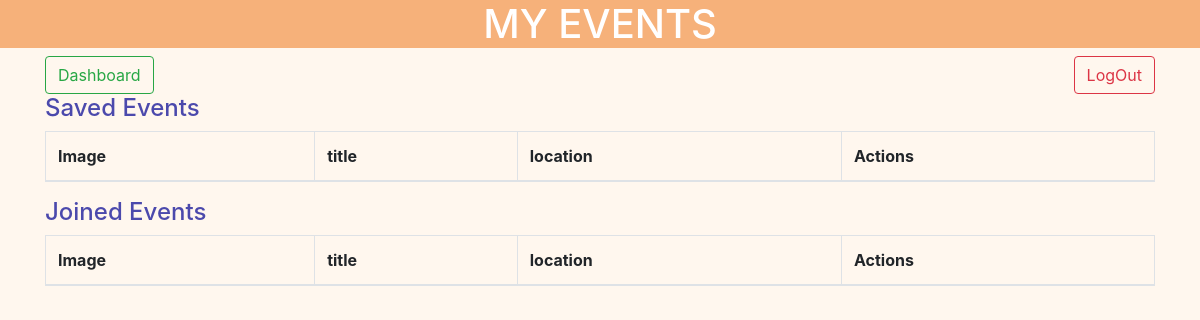
Page /user_events/ (signed in) on the earlier database version.
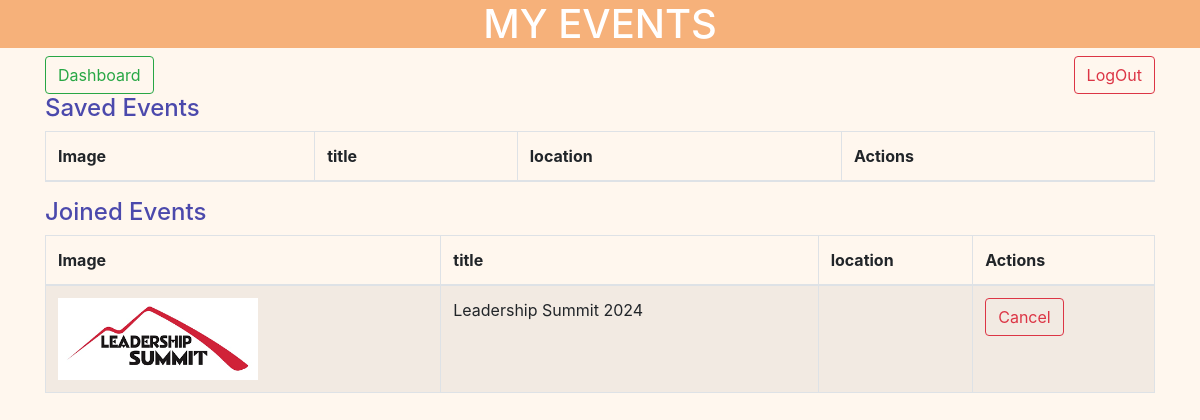
Same page on the later database version.
### app_1/models.py (models this page shows)
class Event(models.Model):
    title=models.CharField(max_length=200)
    location=models.CharField(max_length=200)
    start_date=models.DateField()
    end_date=models.DateField()
    description=models.TextField()
    image=models.ImageField(upload_to='event_images/')
    category=models.CharField(max_length=200)
    status=models.SmallIntegerField(choices=STATUS_CHOICES,default=0)
    total_number=models.IntegerField(validators=[MinValueValidator(1)])
    created_at=models.DateTimeField(auto_now_add=True)
    updated_at=models.DateTimeField(auto_now=True)
    user=models.ForeignKey(User,related_name="owned_events",on_delete=models.CASCADE)
    members=models.ManyToManyField(User,related_name="joined_events",blank=True)
    favorites=models.ManyToManyField(User,related_name="favorited_events",blank=True)

### app_1/views.py (the view)
# urls.py: path('user_events/',views.user_events),
def user_events(request):
    if "user_id" not in request.session:
        return redirect("/login")
    user=User.objects.get(id=request.session['user_id'])
    events=user.favorited_events.all()
    members=user.joined_events.all()
    context={
        "events":events,
        "joined_events":members
    }
    return render(request,"user_events.html",context)

### app_1/templates/user_events.html (shortened to what this page needs)
<!DOCTYPE html>
<html lang="en">
<head>
    <link rel="stylesheet" href="https://cdn.jsdelivr.net/npm/bootstrap@4.4.1/dist/css/bootstrap.min.css">
    {% load static %}
</head>
<body>
    <nav>
        <h1>MY EVENTS</h1>
    </nav>
    <div class="container">
        <div class="d-flex justify-content-between">
            <a href="/dashboard/" class="btn btn-outline-success">Dashboard</a>
            <form action="/logout/" method="post">
                <button class="btn btn-outline-danger">LogOut</button>
            </form>
        </div>
        <h4>Saved Events</h4>
        <table class="table table-striped table-bordered">
            <thead>
                <tr>
                    <th>Image</th>
                    <th>title</th>
                    <th>location</th>
                    <th>Actions</th>
                </tr>
            </thead>
        </table>
        <h4>Joined Events</h4>
        <table class="table table-striped table-bordered">
            <thead>
                <tr>
                    <th>Image</th>
                    <th>title</th>
                    <th>location</th>
                    <th>Actions</th>
                </tr>
            </thead>
            <tbody>
                {% for event in joined_events %}
                <tr>
                    <td><img src="{% static 'images/'%}{{event.image}}" alt="{{event.image}}"></td>
                    <td>{{event.title}}</td>
                    <td>{{event.location}}</td>
                    <td><a href="/end_join/{{event.id}}" class="btn btn-outline-danger">Cancel</a></td>
                </tr>
                {% endfor %}
            </tbody>
        </table>
</body>
</html>

Differences in the rows shown:
now on this page (row edited): Event: image (picture), title "Leadership Summit 2024"
